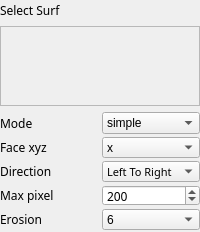
                   <widget class="QWidget" name="widget" native="true">
                    <property name="sizePolicy">
                     <sizepolicy hsizetype="Ignored" vsizetype="Preferred">
                      <horstretch>0</horstretch>
                      <verstretch>0</verstretch>
                     </sizepolicy>
                    </property>
                    <layout class="QVBoxLayout" name="verticalLayout_8" stretch="1,5,4">
                     <property name="spacing">
                      <number>6</number>
                     </property>
                     <property name="leftMargin">
                      <number>0</number>
                     </property>
                     <property name="topMargin">
                      <number>0</number>
                     </property>
                     <property name="rightMargin">
                      <number>0</number>
                     </property>
                     <property name="bottomMargin">
                      <number>0</number>
                     </property>
                     <item>
                      <widget class="QLabel" name="label_SelectPoints">
                       <property name="sizePolicy">
                        <sizepolicy hsizetype="Preferred" vsizetype="Preferred">
                         <horstretch>0</horstretch>
                         <verstretch>0</verstretch>
                        </sizepolicy>
                       </property>
                       <property name="minimumSize">
                        <size>
                         <width>0</width>
                         <height>20</height>
                        </size>
                       </property>
                       <property name="maximumSize">
                        <size>
                         <width>16777215</width>
                         <height>20</height>
                        </size>
                       </property>
                       <property name="font">
                        <font>
                         <family>Agency FB</family>
                         <pointsize>9</pointsize>
                         <weight>50</weight>
                         <bold>false</bold>
                        </font>
                       </property>
                       <property name="text">
                        <string>Select Surf</string>
                       </property>
                      </widget>
                     </item>
                     <item>
                      <widget class="QScrollArea" name="scrollArea_Select">
                       <property name="sizePolicy">
                        <sizepolicy hsizetype="Preferred" vsizetype="Preferred">
                         <horstretch>0</horstretch>
                         <verstretch>0</verstretch>
                        </sizepolicy>
                       </property>
                       <property name="font">
                        <font>
                         <family>Agency FB</family>
                         <pointsize>9</pointsize>
                         <weight>50</weight>
                         <bold>false</bold>
                        </font>
                       </property>
                       <property name="widgetResizable">
                        <bool>true</bool>
                       </property>
                       <widget class="QWidget" name="scrollAreaWidgetContents_2">
                        <property name="geometry">
                         <rect>
                          <x>0</x>
                          <y>0</y>
                          <width>158</width>
                          <height>89</height>
                         </rect>
                        </property>
                       </widget>
                      </widget>
                     </item>
                     <item>
                      <widget class="QWidget" name="widget" native="true">
                       <property name="minimumSize">
                        <size>
                         <width>0</width>
                         <height>120</height>
                        </size>
                       </property>
                       <property name="maximumSize">
                        <size>
                         <width>16777215</width>
                         <height>150</height>
                        </size>
                       </property>
                       <layout class="QGridLayout" name="gridLayout_6">
                        <property name="leftMargin">
                         <number>0</number>
                        </property>
                        <property name="topMargin">
                         <number>0</number>
                        </property>
                        <property name="rightMargin">
                         <number>0</number>
                        </property>
                        <property name="bottomMargin">
                         <number>2</number>
                        </property>
                        <property name="spacing">
                         <number>3</number>
                        </property>
                        <item row="0" column="0">
                         <widget class="QLabel" name="label_Surfmode">
                          <property name="sizePolicy">
                           <sizepolicy hsizetype="Preferred" vsizetype="Preferred">
                            <horstretch>0</horstretch>
                            <verstretch>0</verstretch>
                           </sizepolicy>
                          </property>
                          <property name="minimumSize">
                           <size>
                            <width>0</width>
                            <height>0</height>
                           </size>
                          </property>
                          <property name="maximumSize">
                           <size>
                            <width>16777215</width>
                            <height>9999</height>
                           </size>
                          </property>
                          <property name="font">
                           <font>
                            <family>Agency FB</family>
                            <pointsize>9</pointsize>
                            <weight>50</weight>
                            <bold>false</bold>
                           </font>
                          </property>
                          <property name="toolTip">
                           <string>simple is enough. others will try to find more surf for each point</string>
                          </property>
                          <property name="text">
                           <string>Mode</string>
                          </property>
                         </widget>
                        </item>
                        <item row="0" column="1">
                         <widget class="QComboBox" name="comboBox_Surfmode">
                          <property name="sizePolicy">
                           <sizepolicy hsizetype="Preferred" vsizetype="Preferred">
                            <horstretch>0</horstretch>
                            <verstretch>0</verstretch>
                           </sizepolicy>
                          </property>
                          <property name="minimumSize">
                           <size>
                            <width>0</width>
                            <height>0</height>
                           </size>
                          </property>
                          <property name="maximumSize">
                           <size>
                            <width>16777215</width>
                            <height>99999</height>
                           </size>
                          </property>
                          <property name="font">
                           <font>
                            <pointsize>9</pointsize>
                            <weight>50</weight>
                            <bold>false</bold>
                           </font>
                          </property>
                          <item>
                           <property name="text">
                            <string>simple</string>
                           </property>
                          </item>
                          <item>
                           <property name="text">
                            <string>complex1</string>
                           </property>
                          </item>
                          <item>
                           <property name="text">
                            <string>complex2</string>
                           </property>
                          </item>
                         </widget>
                        </item>
                        <item row="1" column="0">
                         <widget class="QLabel" name="label_Facexyz">
                          <property name="sizePolicy">
                           <sizepolicy hsizetype="Preferred" vsizetype="Preferred">
                            <horstretch>0</horstretch>
                            <verstretch>0</verstretch>
                           </sizepolicy>
                          </property>
                          <property name="minimumSize">
                           <size>
                            <width>0</width>
                            <height>0</height>
                           </size>
                          </property>
                          <property name="maximumSize">
                           <size>
                            <width>16777215</width>
                            <height>99999</height>
                           </size>
                          </property>
                          <property name="font">
                           <font>
                            <family>Agency FB</family>
                            <pointsize>9</pointsize>
                            <weight>50</weight>
                            <bold>false</bold>
                           </font>
                          </property>
                          <property name="text">
                           <string>Face xyz</string>
                          </property>
                         </widget>
                        </item>
                        <item row="1" column="1">
                         <widget class="QComboBox" name="comboBox_xyz">
                          <property name="sizePolicy">
                           <sizepolicy hsizetype="Preferred" vsizetype="Preferred">
                            <horstretch>0</horstretch>
                            <verstretch>0</verstretch>
                           </sizepolicy>
                          </property>
                          <property name="minimumSize">
                           <size>
                            <width>0</width>
                            <height>0</height>
                           </size>
                          </property>
                          <property name="maximumSize">
                           <size>
                            <width>16777215</width>
                            <height>99999</height>
                           </size>
                          </property>
                          <property name="font">
                           <font>
                            <pointsize>9</pointsize>
                            <weight>50</weight>
                            <bold>false</bold>
                           </font>
                          </property>
                          <item>
                           <property name="text">
                            <string>x</string>
                           </property>
                          </item>
                          <item>
                           <property name="text">
                            <string>y</string>
                           </property>
                          </item>
                          <item>
                           <property name="text">
                            <string>z</string>
                           </property>
                          </item>
                         </widget>
                        </item>
                        <item row="2" column="0">
                         <widget class="QLabel" name="label_Direction">
                          <property name="sizePolicy">
                           <sizepolicy hsizetype="Preferred" vsizetype="Preferred">
                            <horstretch>0</horstretch>
                            <verstretch>0</verstretch>
                           </sizepolicy>
                          </property>
                          <property name="minimumSize">
                           <size>
                            <width>0</width>
                            <height>0</height>
                           </size>
                          </property>
                          <property name="maximumSize">
                           <size>
                            <width>16777215</width>
                            <height>99999</height>
                           </size>
                          </property>
                          <property name="font">
                           <font>
                            <family>Agency FB</family>
                            <pointsize>9</pointsize>
                            <weight>50</weight>
                            <bold>false</bold>
                           </font>
                          </property>
                          <property name="toolTip">
                           <string>which to choose when facing fork</string>
                          </property>
                          <property name="text">
                           <string>Direction</string>
                          </property>
                         </widget>
                        </item>
                        <item row="2" column="1">
                         <widget class="QComboBox" name="comboBox_Direction">
                          <property name="sizePolicy">
                           <sizepolicy hsizetype="Preferred" vsizetype="Preferred">
                            <horstretch>0</horstretch>
                            <verstretch>0</verstretch>
                           </sizepolicy>
                          </property>
                          <property name="minimumSize">
                           <size>
                            <width>0</width>
                            <height>0</height>
                           </size>
                          </property>
                          <property name="maximumSize">
                           <size>
                            <width>16777215</width>
                            <height>99999</height>
                           </size>
                          </property>
                          <property name="font">
                           <font>
                            <family>Agency FB</family>
                            <pointsize>8</pointsize>
                            <weight>50</weight>
                            <bold>false</bold>
                           </font>
                          </property>
                          <property name="editable">
                           <bool>false</bool>
                          </property>
                          <item>
                           <property name="text">
                            <string>Left To Right</string>
                           </property>
                          </item>
                          <item>
                           <property name="text">
                            <string>Right To Left</string>
                           </property>
                          </item>
                         </widget>
                        </item>
                        <item row="3" column="0">
                         <widget class="QLabel" name="label_maxpixel">
                          <property name="sizePolicy">
                           <sizepolicy hsizetype="Preferred" vsizetype="Preferred">
                            <horstretch>0</horstretch>
                            <verstretch>0</verstretch>
                           </sizepolicy>
                          </property>
                          <property name="minimumSize">
                           <size>
                            <width>0</width>
                            <height>0</height>
                           </size>
                          </property>
                          <property name="maximumSize">
                           <size>
                            <width>16777215</width>
                            <height>99999</height>
                           </size>
                          </property>
                          <property name="font">
                           <font>
                            <family>Agency FB</family>
                            <pointsize>9</pointsize>
                            <weight>50</weight>
                            <bold>false</bold>
                           </font>
                          </property>
                          <property name="toolTip">
                           <string>max pixel number go from each point when find surf</string>
                          </property>
                          <property name="text">
                           <string>Max pixel</string>
                          </property>
                         </widget>
                        </item>
                        <item row="3" column="1">
                         <widget class="QSpinBox" name="spinBox_maxpixel">
                          <property name="sizePolicy">
                           <sizepolicy hsizetype="Preferred" vsizetype="Preferred">
                            <horstretch>0</horstretch>
                            <verstretch>0</verstretch>
                           </sizepolicy>
                          </property>
                          <property name="minimumSize">
                           <size>
                            <width>0</width>
                            <height>0</height>
                           </size>
                          </property>
                          <property name="maximumSize">
                           <size>
                            <width>16777215</width>
                            <height>99999</height>
                           </size>
                          </property>
                          <property name="font">
                           <font>
                            <family>Agency FB</family>
                            <pointsize>9</pointsize>
                            <weight>50</weight>
                            <bold>false</bold>
                           </font>
                          </property>
                          <property name="alignment">
                           <set>Qt::AlignLeading|Qt::AlignLeft|Qt::AlignVCenter</set>
                          </property>
                          <property name="minimum">
                           <number>1</number>
                          </property>
                          <property name="maximum">
                           <number>99999</number>
                          </property>
                          <property name="value">
                           <number>200</number>
                          </property>
                         </widget>
                        </item>
                        <item row="4" column="0">
                         <widget class="QLabel" name="label_Nearerosion">
                          <property name="sizePolicy">
                           <sizepolicy hsizetype="Preferred" vsizetype="Preferred">
                            <horstretch>0</horstretch>
                            <verstretch>0</verstretch>
                           </sizepolicy>
                          </property>
                          <property name="minimumSize">
                           <size>
                            <width>0</width>
                            <height>0</height>
                           </size>
                          </property>
                          <property name="maximumSize">
                           <size>
                            <width>16777215</width>
                            <height>99999</height>
                           </size>
                          </property>
                          <property name="font">
                           <font>
                            <family>Agency FB</family>
                            <pointsize>9</pointsize>
                            <weight>50</weight>
                            <bold>false</bold>
                           </font>
                          </property>
                          <property name="toolTip">
                           <string>6 means find 3d boundary directly, 18 means do dilation before find, 26 means do erosion before find. canny use 2d canny for each slice.</string>
                          </property>
                          <property name="text">
                           <string>Erosion</string>
                          </property>
                         </widget>
                        </item>
                        <item row="4" column="1">
                         <widget class="QComboBox" name="comboBox_Nearerode">
                          <property name="sizePolicy">
                           <sizepolicy hsizetype="Preferred" vsizetype="Preferred">
                            <horstretch>0</horstretch>
                            <verstretch>0</verstretch>
                           </sizepolicy>
                          </property>
                          <property name="minimumSize">
                           <size>
                            <width>0</width>
                            <height>0</height>
                           </size>
                          </property>
                          <property name="maximumSize">
                           <size>
                            <width>16777215</width>
                            <height>99999</height>
                           </size>
                          </property>
                          <property name="font">
                           <font>
                            <pointsize>9</pointsize>
                            <weight>50</weight>
                            <bold>false</bold>
                           </font>
                          </property>
                          <property name="editable">
                           <bool>false</bool>
                          </property>
                          <item>
                           <property name="text">
                            <string>6</string>
                           </property>
                          </item>
                          <item>
                           <property name="text">
                            <string>18</string>
                           </property>
                          </item>
                          <item>
                           <property name="text">
                            <string>26</string>
                           </property>
                          </item>
                          <item>
                           <property name="text">
                            <string>Canny</string>
                           </property>
                          </item>
                         </widget>
                        </item>
                       </layout>
                      </widget>
                     </item>
                    </layout>
                   </widget>
